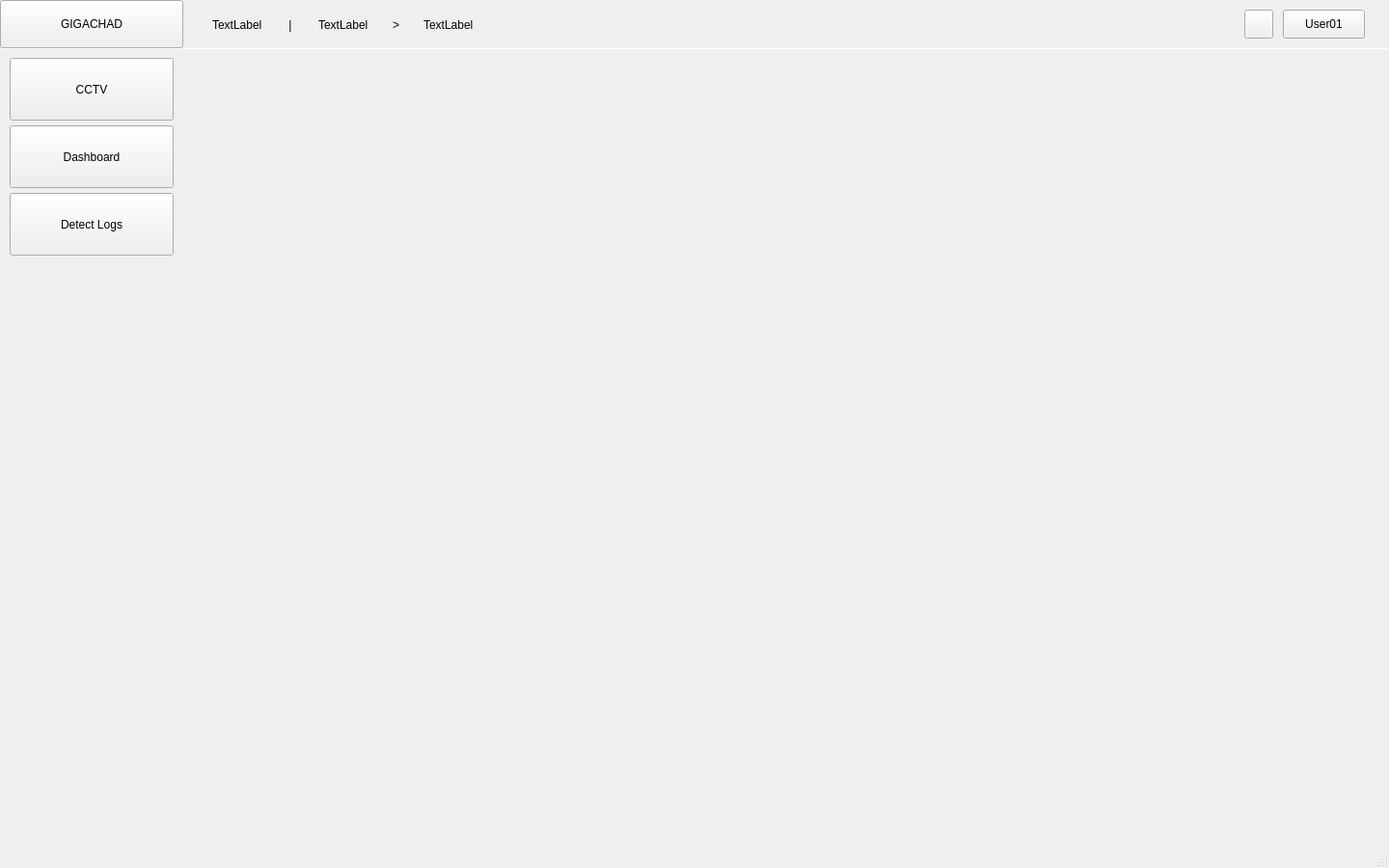
<?xml version="1.0" encoding="UTF-8"?>
<ui version="4.0">
 <class>MainWindow</class>
 <widget class="QMainWindow" name="MainWindow">
  <property name="geometry">
   <rect>
    <x>0</x>
    <y>0</y>
    <width>1440</width>
    <height>900</height>
   </rect>
  </property>
  <property name="windowTitle">
   <string>MainWindow</string>
  </property>
  <widget class="QWidget" name="centralwidget">
   <widget class="QPushButton" name="logoBtn">
    <property name="geometry">
     <rect>
      <x>0</x>
      <y>0</y>
      <width>190</width>
      <height>50</height>
     </rect>
    </property>
    <property name="text">
     <string>GIGACHAD</string>
    </property>
   </widget>
   <widget class="QPushButton" name="menuBtn1">
    <property name="geometry">
     <rect>
      <x>10</x>
      <y>60</y>
      <width>170</width>
      <height>65</height>
     </rect>
    </property>
    <property name="text">
     <string>CCTV</string>
    </property>
   </widget>
   <widget class="Line" name="horLine">
    <property name="geometry">
     <rect>
      <x>0</x>
      <y>50</y>
      <width>1440</width>
      <height>1</height>
     </rect>
    </property>
    <property name="orientation">
     <enum>Qt::Horizontal</enum>
    </property>
   </widget>
   <widget class="QWidget" name="horizontalLayoutWidget">
    <property name="geometry">
     <rect>
      <x>200</x>
      <y>0</y>
      <width>291</width>
      <height>51</height>
     </rect>
    </property>
    <layout class="QHBoxLayout" name="horizontalLayout">
     <property name="leftMargin">
      <number>20</number>
     </property>
     <item>
      <widget class="QLabel" name="locTitle">
       <property name="text">
        <string>TextLabel</string>
       </property>
      </widget>
     </item>
     <item>
      <widget class="QLabel" name="locDivider">
       <property name="text">
        <string>|</string>
       </property>
       <property name="alignment">
        <set>Qt::AlignCenter</set>
       </property>
      </widget>
     </item>
     <item>
      <widget class="QLabel" name="locDepth1">
       <property name="text">
        <string>TextLabel</string>
       </property>
      </widget>
     </item>
     <item>
      <widget class="QLabel" name="locArrow">
       <property name="text">
        <string>&gt;</string>
       </property>
       <property name="alignment">
        <set>Qt::AlignCenter</set>
       </property>
      </widget>
     </item>
     <item>
      <widget class="QLabel" name="locDepth2">
       <property name="text">
        <string>TextLabel</string>
       </property>
      </widget>
     </item>
    </layout>
   </widget>
   <widget class="QPushButton" name="menuBtn2">
    <property name="geometry">
     <rect>
      <x>10</x>
      <y>130</y>
      <width>170</width>
      <height>65</height>
     </rect>
    </property>
    <property name="text">
     <string>Dashboard</string>
    </property>
   </widget>
   <widget class="QPushButton" name="menuBtn3">
    <property name="geometry">
     <rect>
      <x>10</x>
      <y>200</y>
      <width>170</width>
      <height>65</height>
     </rect>
    </property>
    <property name="text">
     <string>Detect Logs</string>
    </property>
   </widget>
   <widget class="QPushButton" name="notiBtn">
    <property name="geometry">
     <rect>
      <x>1290</x>
      <y>10</y>
      <width>30</width>
      <height>30</height>
     </rect>
    </property>
    <property name="text">
     <string/>
    </property>
   </widget>
   <widget class="QPushButton" name="userBtn">
    <property name="geometry">
     <rect>
      <x>1330</x>
      <y>10</y>
      <width>85</width>
      <height>30</height>
     </rect>
    </property>
    <property name="text">
     <string>User01</string>
    </property>
   </widget>
   <widget class="QLabel" name="verLine">
    <property name="geometry">
     <rect>
      <x>190</x>
      <y>0</y>
      <width>1</width>
      <height>900</height>
     </rect>
    </property>
    <property name="text">
     <string/>
    </property>
   </widget>
   <widget class="QLabel" name="menuBtn1Icon">
    <property name="geometry">
     <rect>
      <x>83</x>
      <y>70</y>
      <width>24</width>
      <height>24</height>
     </rect>
    </property>
    <property name="text">
     <string/>
    </property>
   </widget>
   <widget class="QLabel" name="menuBtn2Icon">
    <property name="geometry">
     <rect>
      <x>80</x>
      <y>140</y>
      <width>24</width>
      <height>24</height>
     </rect>
    </property>
    <property name="text">
     <string/>
    </property>
   </widget>
   <widget class="QLabel" name="menuBtn3Icon">
    <property name="geometry">
     <rect>
      <x>80</x>
      <y>210</y>
      <width>24</width>
      <height>24</height>
     </rect>
    </property>
    <property name="text">
     <string/>
    </property>
   </widget>
  </widget>
  <widget class="QMenuBar" name="menubar">
   <property name="geometry">
    <rect>
     <x>0</x>
     <y>0</y>
     <width>1280</width>
     <height>23</height>
    </rect>
   </property>
  </widget>
  <widget class="QStatusBar" name="statusbar"/>
 </widget>
 <resources/>
 <connections/>
</ui>
